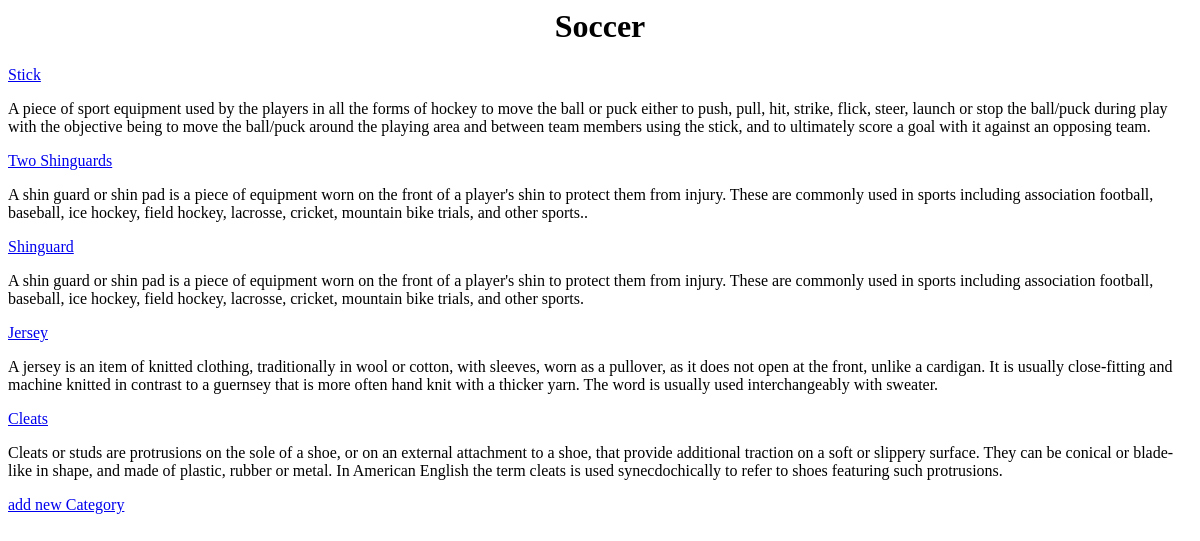
/Catalog/Soccer/, run on an earlier commit of the app's database.
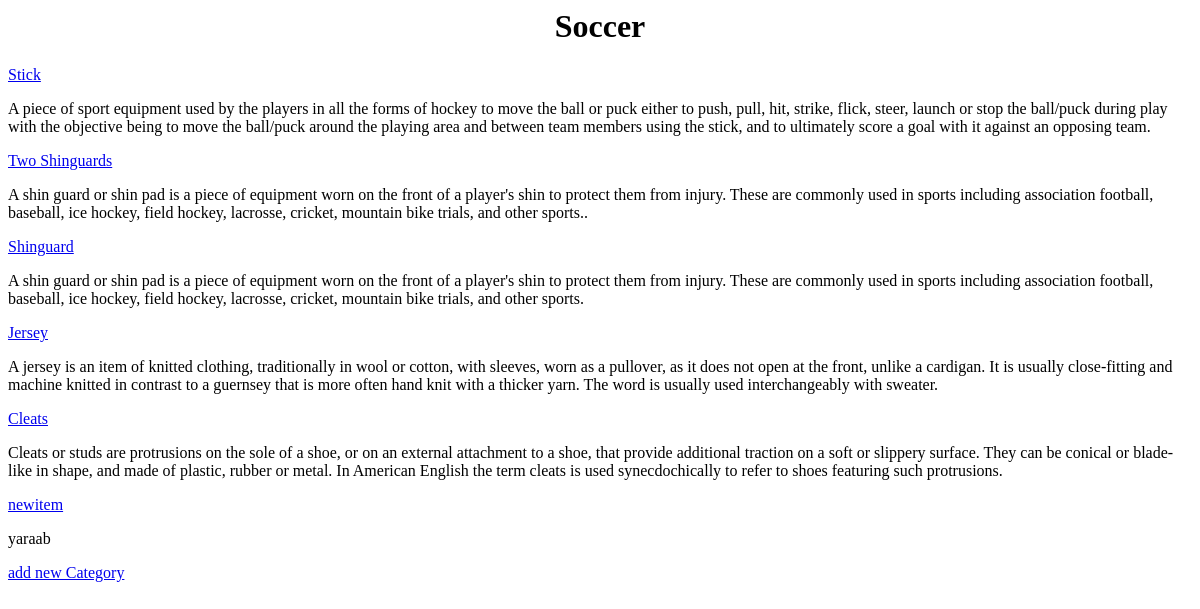
And on a later commit of the database.
### database_setup.py (models this page shows, shortened)
class Items(Base):
    __tablename__ = "items"
    name = Column(String(80), nullable=False)
    id = Column(Integer, primary_key=True)
    description = Column(String(250))
    category_id = Column(Integer, ForeignKey('category.id'))
    category = relationship(Category)
    user_id = Column(Integer, ForeignKey('user.id'))
    user = relationship(User)

### project.py (the view)
@app.route('/Catalog/<path:category_name>/')
def showCategory(category_name):
    category = session.query(Category).filter_by(name=category_name).one()
    items = session.query(Items).filter_by(category=category)
    creator = getUserInfo(category.user_id)
    return render_template("items.html", Category=category, Items=items, creator=creator)

### project.py (called while the page is built)
def getUserInfo(user_id):
    user = session.query(User).filter_by(id=user_id).one()
    return user

### templates/items.html (shortened to what this page needs)
<html>
<body>
<center><h1>{{Category.name}}</h1></center>
{% for i in Items  %}
<div>
    <a href='{{url_for("show_item",item_name = i.name, category_name = Category.name) }}'> <p>{{i.name}}</p></a>
<p>{{i.description}}</p>
</div>
{% endfor %}
<a href='{{url_for("new_category") }}'> add new Category</a>
</body>
</html>

What changed in the data, as far as the page shows it:
added Items: name "newitem", description "yaraab"
